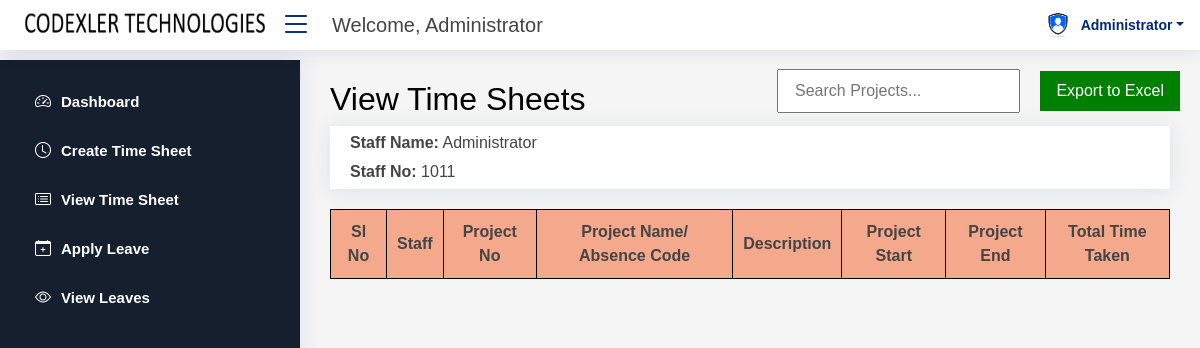
The app's page /all_view_timesheet (signed in) with its own data.
### codex_app/models.py (models this page shows, shortened)
class Registration(models.Model):
    Emp_Id = models.CharField(max_length=200, null=True, blank=True)
    First_name = models.CharField(max_length=200, null=True, blank=True)
    department = models.ForeignKey(
        Department,
        on_delete=models.SET_NULL,
        null=True,
        blank=True
    )
    designation = models.ForeignKey(
        Designation,
        on_delete=models.SET_NULL,
        null=True,
        blank=True
    )
    Email = models.EmailField(max_length=200, null=True, blank=True)
    Password = models.CharField(max_length=200, null=True, blank=True)
    Mobile_Number = models.CharField(max_length=200, null=True, blank=True)
    Registration_date = models.DateField(null=True, blank=True)
    Image = models.ImageField(upload_to='images/', null=True, blank=True)
    Gender = models.CharField(max_length=200, null=True, blank=True)
    Address = models.CharField(max_length=1000, null=True, blank=True)
    Location = models.CharField(max_length=1000, null=True, blank=True)
    User_role = models.CharField(max_length=200, null=True, blank=True)
    user = models.OneToOneField(
        User,
        on_delete=models.CASCADE,
        null=True,
        blank=True
    )

### codex_app/views.py (the view)
# urls.py: path('all_view_timesheet', views.all_view_timesheet, name='all_view_timesheet'),
def all_view_timesheet(request):
    bok = Registration.objects.get(id=request.session['logg'])
    timesheets = Create_Timesheet_Line.objects.filter(staff_list_id=bok.id)
    if timesheets.exists():  # Ensure there's at least one timesheet
        timesheet = timesheets.first()  # Get the first timesheet line
        t = Create_Timesheet.objects.filter(id=timesheet.timesheet_id)
    else:
        t = Create_Timesheet.objects.none()  # Return an empty queryset if no timesheets exist
    return render(request, 'all_view_timesheet.html', {
        't': t,
        'bok': bok,
        'timesheets':timesheets
    })

### templates/all_view_timesheet.html (shortened to what this page needs)
{% load static %}
<!DOCTYPE html>
<html lang="en">
<head>
  <link rel="stylesheet" href="https://pro.fontawesome.com/releases/v5.10.0/css/all.css">
  <link rel="stylesheet" href="https://cdn.jsdelivr.net/npm/bootstrap@5.3.0/dist/css/bootstrap.min.css">
  <link rel="stylesheet" href="static/assets/vendor/bootstrap-icons/bootstrap-icons.css">
  <link rel="stylesheet" href="static/assets/vendor/boxicons/css/boxicons.min.css">
  <link rel="stylesheet" href="static/assets/vendor/quill/quill.snow.css">
  <link rel="stylesheet" href="static/assets/vendor/remixicon/remixicon.css">
  <link rel="stylesheet" href="static/assets/vendor/simple-datatables/style.css">
  <link rel="stylesheet" href="static/assets/css/style.css">
</head>
<body>
  <header id="header" class="header fixed-top d-flex align-items-center">
    <div class="d-flex align-items-center justify-content-between">
      <a href=""><img src="static/logo.png" width="250" height="50" alt=""></a>
      <i class="bi bi-list toggle-sidebar-btn"></i>
    </div>
    <div class="search-bar">
      <p style="font-size:20px;">Welcome, {{ bok.First_name }}</p>
    </div>
    <nav class="header-nav ms-auto">
      <ul class="d-flex align-items-center">
        <li class="nav-item dropdown pe-3">
          <a class="nav-link nav-profile d-flex align-items-center pe-0" href="#" id="profileDropdown" data-bs-toggle="dropdown">
            <img src="/media/{{ bok.Image }}" alt="" width="30">
            <span class="d-none d-md-block dropdown-toggle ps-2">{{ bok.First_name }}</span>
          </a>
        </li>
      </ul>
    </nav>
  </header>
  <aside id="sidebar" class="sidebar" style="background-color: #161f2e;">
    <ul class="sidebar-nav" id="sidebar-nav">
      <li class="nav-item">
        <a class="nav-link {% if request.resolver_match.url_name == 'employee_home' %}active{% endif %}" href="{% url 'employee_home' %}" style="background-color: #161f2e; color: white;">
          <i class="bi bi-speedometer2" style="color: white;"></i> Dashboard
        </a>
      </li>
      <li class="nav-item">
        <a class="nav-link {% if request.resolver_match.url_name == 'create_timesheet_staff' %}active{% endif %}" href="{% url 'create_timesheet_staff' %}" style="background-color: #161f2e; color: white;">
          <i class="bi bi-clock" style="color: white;"></i> Create Time Sheet
        </a>
      </li>
      <li class="nav-item">
        <a class="nav-link {% if request.resolver_match.url_name == 'view_timesheets_staff' %}active{% endif %}" href="{% url 'view_timesheets_staff' %}" style="background-color: #161f2e; color: white;">
          <i class="bi bi-card-list" style="color: white;"></i> View Time Sheet
        </a>
      </li>
      <li class="nav-item">
        <a class="nav-link {% if request.resolver_match.url_name == 'apply_leave_staff' %}active{% endif %}" href="{% url 'apply_leave_staff' %}" style="background-color: #161f2e; color: white;">
          <i class="bi bi-calendar-plus" style="color: white;"></i> Apply Leave
        </a>
      </li>
      <li class="nav-item">
        <a class="nav-link {% if request.resolver_match.url_name == 'view_leaves_staff' %}active{% endif %}" href="{% url 'view_leaves_staff' %}" style="background-color: #161f2e; color: white;">
          <i class="bi bi-eye" style="color: white;"></i> View Leaves
        </a>
      </li>
    </ul>
  </aside>
  <main id="main" class="main">
      <h2 style="color:black; font-family: Arial, sans-serif;">View Time Sheets
      </h2>
      <div class="d-flex justify-content-between align-items-center" >
        <input type="text" id="searchInput"style="position: absolute; margin-top: -70px; right: 180px; padding: 8px 16px;" placeholder="Search Projects..." onkeyup="filterTable()">
<button onclick="exportToExcel()" style="position: absolute; margin-top: -70px; right: 20px; padding: 8px 16px; background-color: green; color: white; border: none; cursor: pointer;">
    Export to Excel
</button></div>
      <div class="header" style="display: flex; flex-wrap: wrap; gap: 10px;">
        <div style="flex: 1; min-width: 250px;">
          <p><strong>Staff Name:</strong> {{ bok.First_name }}</p>
          <p><strong>Staff No:</strong> {{  bok.Emp_Id }}</p>
        </div>
        <div style="flex: 1; min-width: 250px;">
        </div>
      </div>
      <table class="table-container"  id="projectTable" >
        <thead>
            <tr>
                <th>Sl No</th>
                <th>Staff</th>
                <th>Project No</th>
                <th>Project Name/ Absence Code</th>
                <th>Description</th>
                <th>Project Start</th>
                <th>Project End</th>
                <th>Total Time Taken </th>
            </tr>
        </thead>
    </table>
  </main>
</body>
</html>
</body>
</html>

### static/assets/css/style.css (style rules this page uses)
:root { scroll-behavior: smooth; }
body { font-family: "Open Sans", sans-serif; background: #f6f9ff; color: #444444; }
a { color: #4154f1; text-decoration: none; }
h1, h2, h3, h4, h5, h6 { font-family: "Nunito", sans-serif; }
#main { margin-top: 60px; padding: 20px 30px; transition: all 0.3s; }
.header { transition: all 0.5s; z-index: 997; height: 60px; box-shadow: 0px 2px 20px rgba(1, 41, 112, 0.1); background-color: #fff; padding-left: 20px; }
.header .toggle-sidebar-btn { font-size: 32px; padding-left: 10px; cursor: pointer; color: #012970; }
.header .search-bar { min-width: 360px; padding: 0 20px; }
.header-nav ul { list-style: none; }
.header-nav>ul { margin: 0; padding: 0; }
.header-nav .nav-profile { color: #012970; }
.header-nav .nav-profile img { max-height: 36px; }
.header-nav .nav-profile span { font-size: 14px; font-weight: 600; }
.sidebar { position: fixed; top: 60px; left: 0; bottom: 0; width: 300px; z-index: 996; transition: all 0.3s; padding: 20px; overflow-y: auto; scrollbar-width: thin; scrollbar-color: #aab7cf transparent; box-shadow: 0px 0px 20px rgba(1, 41, 112, 0.1); background-color: #fff; }
@media (min-width: 1200px) { #main, #footer { margin-left: 300px; } }
.sidebar-nav { padding: 0; margin: 0; list-style: none; }
.sidebar-nav li { padding: 0; margin: 0; list-style: none; }
.sidebar-nav .nav-item { margin-bottom: 5px; }
.sidebar-nav .nav-link { display: flex; align-items: center; font-size: 15px; font-weight: 600; color: #4154f1; transition: 0.3; background: #f6f9ff; padding: 10px 15px; border-radius: 4px; }
.sidebar-nav .nav-link i { font-size: 16px; margin-right: 10px; color: #4154f1; }

### templates/all_view_timesheet.html (style rules this page uses)
body { font-family: Arial, sans-serif; background-color: #f5f5f5; }
.header { margin-bottom: 20px; height:auto; }
.header p { margin: 5px 0; font-size: 16px; }
.table-container { width: 100%; border-collapse: collapse; }
.table-container th, .table-container td { border: 1px solid #000; padding: 10px; text-align: left; }
.table-container th { background-color: #f4a98c; font-weight: bold; text-align: center; }

### records on screen
Registration: First_name "Administrator", Image (picture), Emp_Id "1011"
